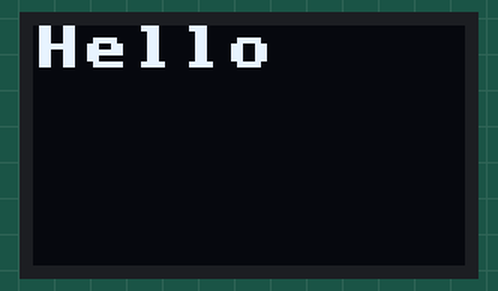
Recording of a program running on a simulated MicroPython board. Shown: 72×40 one-colour display. Library files of the repository ran but are not shown: ssd1306.py; what the program prints to the serial console is not drawn. At 0.0 s the program stops and its outputs stay as they are.

Above: at 0.1 s.

The program:

dispssd1306.py
```python
# estes comandos não funcionam 2025-12-16
from machine import Pin, I2C
i2c=I2C(0, scl=Pin(6), sda=Pin(5)) # ok, neste ESP os pinos são 5 e 6

print('Scan i2c bus...')
devices = i2c.scan()  # ok, ele acha o display em 0x3c

if len(devices) == 0:
  print("No i2c device !")
else:
  print('i2c devices found:',len(devices))

  for device in devices:
    print("Decimal address: ",device," | Hexa address: ",hex(device))

import ssd1306
disp=ssd1306.SSD1306_I2C(72, 40, i2c) # https://goldenmorninglcd.com/pt/exibi%C3%A7%C3%A3o-oled/0.42-polegadas-oled-72x40-ssd1306-branco-gme7240-01/

disp.text("Hello", 0, 0, 1)
disp.show() # estes comandos para mostrar mensagem no display mostram um padrão aparentemente aleatório e, da mensagem,  apenas lo
```
